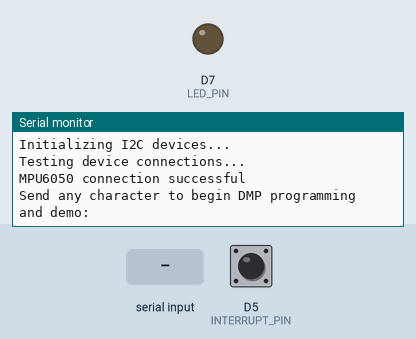
Recording of a sketch running on a simulated ESP8266 (NodeMCU). On the bench: output pins drawn as LEDs (lit = HIGH), the last lines printed to the serial monitor. The test bench sets the inputs (shaded band); at power-on: D5 (INTERRUPT_PIN) LOW. The sensor or clock chip raises its interrupt line as the real part does.

Above: at 0.8 s.
0.9 s: "1\n" received over Serial
At 1.0 s:
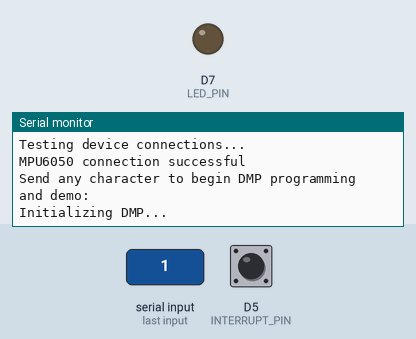
At 1.66 s:
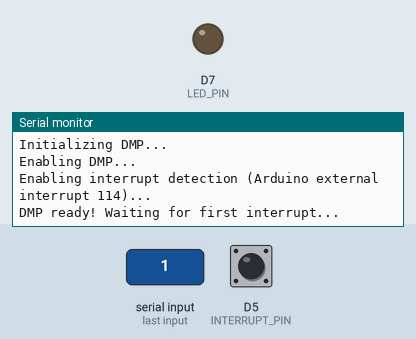

The sketch:

server.ino
```cpp
// I2C device class (I2Cdev) demonstration Arduino sketch for MPU6050 class using DMP (MotionApps v2.0)
// 6/21/2012 by Jeff Rowberg <jeff@rowberg.net>
// Updates should (hopefully) always be available at https://github.com/jrowberg/i2cdevlib
//
// Changelog:
//      2016-04-18 - Eliminated a potential infinite loop
//      2013-05-08 - added seamless Fastwire support
//                 - added note about gyro calibration
//      2012-06-21 - added note about Arduino 1.0.1 + Leonardo compatibility error
//      2012-06-20 - improved FIFO overflow handling and simplified read process
//      2012-06-19 - completely rearranged DMP initialization code and simplification
//      2012-06-13 - pull gyro and accel data from FIFO packet instead of reading directly
//      2012-06-09 - fix broken FIFO read sequence and change interrupt detection to RISING
//      2012-06-05 - add gravity-compensated initial reference frame acceleration output
//                 - add 3D math helper file to DMP6 example sketch
//                 - add Euler output and Yaw/Pitch/Roll output formats
//      2012-06-04 - remove accel offset clearing for better results (thanks Sungon Lee)
//      2012-06-01 - fixed gyro sensitivity to be 2000 deg/sec instead of 250
//      2012-05-30 - basic DMP initialization working

/* ============================================
I2Cdev device library code is placed under the MIT license
Copyright (c) 2012 Jeff Rowberg

Permission is hereby granted, free of charge, to any person obtaining a copy
of this software and associated documentation files (the "Software"), to deal
in the Software without restriction, including without limitation the rights
to use, copy, modify, merge, publish, distribute, sublicense, and/or sell
copies of the Software, and to permit persons to whom the Software is
furnished to do so, subject to the following conditions:

The above copyright notice and this permission notice shall be included in
all copies or substantial portions of the Software.

THE SOFTWARE IS PROVIDED "AS IS", WITHOUT WARRANTY OF ANY KIND, EXPRESS OR
IMPLIED, INCLUDING BUT NOT LIMITED TO THE WARRANTIES OF MERCHANTABILITY,
FITNESS FOR A PARTICULAR PURPOSE AND NONINFRINGEMENT. IN NO EVENT SHALL THE
AUTHORS OR COPYRIGHT HOLDERS BE LIABLE FOR ANY CLAIM, DAMAGES OR OTHER
LIABILITY, WHETHER IN AN ACTION OF CONTRACT, TORT OR OTHERWISE, ARISING FROM,
OUT OF OR IN CONNECTION WITH THE SOFTWARE OR THE USE OR OTHER DEALINGS IN
THE SOFTWARE.
===============================================
*/

// I2Cdev and MPU6050 must be installed as libraries, or else the .cpp/.h files
// for both classes must be in the include path of your project
#include "I2Cdev.h"

#include "MPU6050_6Axis_MotionApps20.h"
//#include "MPU6050.h" // not necessary if using MotionApps include file
#include "ESP8266WiFi.h"
#include "WiFiClient.h"

// Arduino Wire library is required if I2Cdev I2CDEV_ARDUINO_WIRE implementation
// is used in I2Cdev.h
#if I2CDEV_IMPLEMENTATION == I2CDEV_ARDUINO_WIRE
    #include "Wire.h"
#endif

// class default I2C address is 0x68
// specific I2C addresses may be passed as a parameter here
// AD0 low = 0x68 (default for SparkFun breakout and InvenSense evaluation board)
// AD0 high = 0x69
MPU6050 mpu;
//MPU6050 mpu(0x69); // <-- use for AD0 high

/* =========================================================================
   NOTE: In addition to connection 3.3v, GND, SDA, and SCL, this sketch
   depends on the MPU-6050's INT pin being connected to the Arduino's
   external interrupt #0 pin. On the Arduino Uno and Mega 2560, this is
   digital I/O pin 2.
 * ========================================================================= */

/* =========================================================================
   NOTE: Arduino v1.0.1 with the Leonardo board generates a compile error
   when using Serial.write(buf, len). The Teapot output uses this method.
   The solution requires a modification to the Arduino USBAPI.h file, which
   is fortunately simple, but annoying. This will be fixed in the next IDE
   release. For more info, see these links:

   http://arduino.cc/forum/index.php/topic,109987.0.html
   http://code.google.com/p/arduino/issues/detail?id=958
 * ========================================================================= */


// uncomment "OUTPUT_READABLE_QUATERNION" if you want to see the actual
// quaternion components in a [w, x, y, z] format (not best for parsing
// on a remote host such as Processing or something though)
//#define OUTPUT_READABLE_QUATERNION

// uncomment "OUTPUT_READABLE_EULER" if you want to see Euler angles
// (in degrees) calculated from the quaternions coming from the FIFO.
// Note that Euler angles suffer from gimbal lock (for more info, see
// http://en.wikipedia.org/wiki/Gimbal_lock)
//#define OUTPUT_READABLE_EULER

// uncomment "OUTPUT_READABLE_YAWPITCHROLL" if you want to see the yaw/
// pitch/roll angles (in degrees) calculated from the quaternions coming
// from the FIFO. Note this also requires gravity vector calculations.
// Also note that yaw/pitch/roll angles suffer from gimbal lock (for
// more info, see: http://en.wikipedia.org/wiki/Gimbal_lock)
#define OUTPUT_READABLE_YAWPITCHROLL

// uncomment "OUTPUT_READABLE_REALACCEL" if you want to see acceleration
// components with gravity removed. This acceleration reference frame is
// not compensated for orientation, so +X is always +X according to the
// sensor, just without the effects of gravity. If you want acceleration
// compensated for orientation, us OUTPUT_READABLE_WORLDACCEL instead.
//#define OUTPUT_READABLE_REALACCEL

// uncomment "OUTPUT_READABLE_WORLDACCEL" if you want to see acceleration
// components with gravity removed and adjusted for the world frame of
// reference (yaw is relative to initial orientation, since no magnetometer
// is present in this case). Could be quite handy in some cases.
//#define OUTPUT_READABLE_WORLDACCEL

// uncomment "OUTPUT_TEAPOT" if you want output that matches the
// format used for the InvenSense teapot demo
//#define OUTPUT_TEAPOT

const char* apName = "Group6";
const char* apPassword = "66661234";
IPAddress staticIP(192,168,128,1);
IPAddress gateway(192,168,128,1);
IPAddress subnet(255,255,255,0);

WiFiServer server(80);


#define INTERRUPT_PIN D5  // use pin D5 on nodeMCU
#define LED_PIN 13 // (Arduino is 13, Teensy is 11, Teensy++ is 6)
bool blinkState = false;

// MPU control/status vars
bool dmpReady = false;  // set true if DMP init was successful
uint8_t mpuIntStatus;   // holds actual interrupt status byte from MPU
uint8_t devStatus;      // return status after each device operation (0 = success, !0 = error)
uint16_t packetSize;    // expected DMP packet size (default is 42 bytes)
uint16_t fifoCount;     // count of all bytes currently in FIFO
uint8_t fifoBuffer[64]; // FIFO storage buffer

// orientation/motion vars
Quaternion q;           // [w, x, y, z]         quaternion container
VectorInt16 aa;         // [x, y, z]            accel sensor measurements
VectorInt16 aaReal;     // [x, y, z]            gravity-free accel sensor measurements
VectorInt16 aaWorld;    // [x, y, z]            world-frame accel sensor measurements
VectorFloat gravity;    // [x, y, z]            gravity vector
float euler[3];         // [psi, theta, phi]    Euler angle container
float ypr[3];           // [yaw, pitch, roll]   yaw/pitch/roll container and gravity vector

// packet structure for InvenSense teapot demo
uint8_t teapotPacket[14] = { '$', 0x02, 0,0, 0,0, 0,0, 0,0, 0x00, 0x00, '\r', '\n' };


// ================================================================
// ===               INTERRUPT DETECTION ROUTINE                ===
// ================================================================

volatile bool mpuInterrupt = false;     // indicates whether MPU interrupt pin has gone high
void ICACHE_RAM_ATTR dmpDataReady() {
    mpuInterrupt = true;
}


// ================================================================
// ===                      INITIAL SETUP                       ===
// ================================================================

void setup() {
    // join I2C bus (I2Cdev library doesn't do this automatically)
    #if I2CDEV_IMPLEMENTATION == I2CDEV_ARDUINO_WIRE
        Wire.begin();
        Wire.setClock(400000); // 400kHz I2C clock. Comment this line if having compilation difficulties
    #elif I2CDEV_IMPLEMENTATION == I2CDEV_BUILTIN_FASTWIRE
        Fastwire::setup(400, true);
    #endif

    // initialize serial communication
    // (115200 chosen because it is required for Teapot Demo output, but it's
    // really up to you depending on your project)
    Serial.begin(115200);
    while (!Serial); // wait for Leonardo enumeration, others continue immediately

    // NOTE: 8MHz or slower host processors, like the Teensy @ 3.3V or Arduino
    // Pro Mini running at 3.3V, cannot handle this baud rate reliably due to
    // the baud timing being too misaligned with processor ticks. You must use
    // 38400 or slower in these cases, or use some kind of external separate
    // crystal solution for the UART timer.

    WiFi.mode(WIFI_AP);

    Serial.print("Setting soft-AP configuration ... ");
    Serial.println(WiFi.softAPConfig(staticIP, gateway, subnet) ? "Ready" : "Failed!");

    Serial.print("Setting soft-AP ... ");
    Serial.println(WiFi.softAP(apName, apPassword) ? "Ready" : "Failed!");

    Serial.print("Soft-AP IP address = ");
    Serial.println(WiFi.softAPIP());

    Serial.printf("Stations connected to soft-AP = %d\n", WiFi.softAPgetStationNum());

    server.begin();

    // initialize device
    Serial.println(F("Initializing I2C devices..."));
    mpu.initialize();
    pinMode(INTERRUPT_PIN, INPUT);

    // verify connection
    Serial.println(F("Testing device connections..."));
    Serial.println(mpu.testConnection() ? F("MPU6050 connection successful") : F("MPU6050 connection failed"));

    // wait for ready
    Serial.println(F("\nSend any character to begin DMP programming and demo: "));
    while (Serial.available() && Serial.read()); // empty buffer
    while (!Serial.available());                 // wait for data
    while (Serial.available() && Serial.read()); // empty buffer again

    // load and configure the DMP
    Serial.println(F("Initializing DMP..."));
    devStatus = mpu.dmpInitialize();

    // supply your own gyro offsets here, scaled for min sensitivity
    mpu.setXGyroOffset(220);
    mpu.setYGyroOffset(76);
    mpu.setZGyroOffset(-85);
    mpu.setZAccelOffset(1788); // 1688 factory default for my test chip

    // make sure it worked (returns 0 if so)
    if (devStatus == 0) {
        // turn on the DMP, now that it's ready
        Serial.println(F("Enabling DMP..."));
        mpu.setDMPEnabled(true);

        // enable Arduino interrupt detection
        Serial.print(F("Enabling interrupt detection (Arduino external interrupt "));
        Serial.print(digitalPinToInterrupt(INTERRUPT_PIN));
        Serial.println(F(")..."));
        attachInterrupt(digitalPinToInterrupt(INTERRUPT_PIN), dmpDataReady, RISING);
        mpuIntStatus = mpu.getIntStatus();

        // set our DMP Ready flag so the main loop() function knows it's okay to use it
        Serial.println(F("DMP ready! Waiting for first interrupt..."));
        dmpReady = true;

        // get expected DMP packet size for later comparison
        packetSize = mpu.dmpGetFIFOPacketSize();
    } else {
        // ERROR!
        // 1 = initial memory load failed
        // 2 = DMP configuration updates failed
        // (if it's going to break, usually the code will be 1)
        Serial.print(F("DMP Initialization failed (code "));
        Serial.print(devStatus);
        Serial.println(F(")"));
    }

    // configure LED for output
    pinMode(LED_PIN, OUTPUT);
}


// ================================================================
// ===                    MAIN PROGRAM LOOP                     ===
// ================================================================

void loop() {
    // if programming failed, don't try to do anything
    if (!dmpReady) return;

    // wait for MPU interrupt or extra packet(s) available
    while (!mpuInterrupt && fifoCount < packetSize) {
        if (mpuInterrupt && fifoCount < packetSize) {
          // try to get out of the infinite loop
          fifoCount = mpu.getFIFOCount();
        }
        // other program behavior stuff here
        // .
        // .
        // .
        // if you are really paranoid you can frequently test in between other
        // stuff to see if mpuInterrupt is true, and if so, "break;" from the
        // while() loop to immediately process the MPU data
        // .
        // .
        // .
    }

    // reset interrupt flag and get INT_STATUS byte
    mpuInterrupt = false;
    mpuIntStatus = mpu.getIntStatus();

    // get current FIFO count
    fifoCount = mpu.getFIFOCount();

    WiFiClient client = server.available();
    if (!client){
        Serial.println("Wait for client...");
        delay(100);
        return ;
    }

    Serial.println("A new client is connected!");

    while(client.connected()) {
        // check for overflow (this should never happen unless our code is too inefficient)
        if ((mpuIntStatus & _BV(MPU6050_INTERRUPT_FIFO_OFLOW_BIT)) || fifoCount >= 1024) {
            // reset so we can continue cleanly
            mpu.resetFIFO();
            fifoCount = mpu.getFIFOCount();
            Serial.println(F("FIFO overflow!"));

        // otherwise, check for DMP data ready interrupt (this should happen frequently)
        } else if (mpuIntStatus & _BV(MPU6050_INTERRUPT_DMP_INT_BIT)) {
            // wait for correct available data length, should be a VERY short wait
            while (fifoCount < packetSize) fifoCount = mpu.getFIFOCount();

            // read a packet from FIFO
            mpu.getFIFOBytes(fifoBuffer, packetSize);

            // track FIFO count here in case there is > 1 packet available
            // (this lets us immediately read more without waiting for an interrupt)
            fifoCount -= packetSize;

            #ifdef OUTPUT_READABLE_QUATERNION
                // display quaternion values in easy matrix form: w x y z
                mpu.dmpGetQuaternion(&q, fifoBuffer);
                Serial.print("quat\t");
                Serial.print(q.w);
                Serial.print("\t");
                Serial.print(q.x);
                Serial.print("\t");
                Serial.print(q.y);
                Serial.print("\t");
                Serial.println(q.z);
            #endif

            #ifdef OUTPUT_READABLE_EULER
                // display Euler angles in degrees
                mpu.dmpGetQuaternion(&q, fifoBuffer);
                mpu.dmpGetEuler(euler, &q);
                Serial.print("euler\t");
                Serial.print(euler[0] * 180/M_PI);
                Serial.print("\t");
                Serial.print(euler[1] * 180/M_PI);
                Serial.print("\t");
                Serial.println(euler[2] * 180/M_PI);
            #endif

            #ifdef OUTPUT_READABLE_YAWPITCHROLL
                // display Euler angles in degrees
                mpu.dmpGetQuaternion(&q, fifoBuffer);
                mpu.dmpGetGravity(&gravity, &q);
                mpu.dmpGetYawPitchRoll(ypr, &q, &gravity);
                Serial.print("ypr\t");
                Serial.print(ypr[0] * 180/M_PI);
                Serial.print("\t");
                Serial.print(ypr[1] * 180/M_PI);
                Serial.print("\t");
                Serial.println(ypr[2] * 180/M_PI);
            #endif

            #ifdef OUTPUT_READABLE_REALACCEL
                // display real acceleration, adjusted to remove gravity
                mpu.dmpGetQuaternion(&q, fifoBuffer);
                mpu.dmpGetAccel(&aa, fifoBuffer);
                mpu.dmpGetGravity(&gravity, &q);
                mpu.dmpGetLinearAccel(&aaReal, &aa, &gravity);
                Serial.print("areal\t");
                Serial.print(aaReal.x);
                Serial.print("\t");
                Serial.print(aaReal.y);
                Serial.print("\t");
                Serial.println(aaReal.z);
            #endif

            #ifdef OUTPUT_READABLE_WORLDACCEL
                // display initial world-frame acceleration, adjusted to remove gravity
                // and rotated based on known orientation from quaternion
                mpu.dmpGetQuaternion(&q, fifoBuffer);
                mpu.dmpGetAccel(&aa, fifoBuffer);
                mpu.dmpGetGravity(&gravity, &q);
                mpu.dmpGetLinearAccel(&aaReal, &aa, &gravity);
                mpu.dmpGetLinearAccelInWorld(&aaWorld, &aaReal, &q);
                Serial.print("aworld\t");
                Serial.print(aaWorld.x);
                Serial.print("\t");
                Serial.print(aaWorld.y);
                Serial.print("\t");
                Serial.println(aaWorld.z);
            #endif

            #ifdef OUTPUT_TEAPOT
                // display quaternion values in InvenSense Teapot demo format:
                teapotPacket[2] = fifoBuffer[0];
                teapotPacket[3] = fifoBuffer[1];
                teapotPacket[4] = fifoBuffer[4];
                teapotPacket[5] = fifoBuffer[5];
                teapotPacket[6] = fifoBuffer[8];
                teapotPacket[7] = fifoBuffer[9];
                teapotPacket[8] = fifoBuffer[12];
                teapotPacket[9] = fifoBuffer[13];
                Serial.write(teapotPacket, 14);
                teapotPacket[11]++; // packetCount, loops at 0xFF on purpose
            #endif

            // blink LED to indicate activity
            blinkState = !blinkState;
            digitalWrite(LED_PIN, blinkState);
        }
    }
}
```

Measured:
- after the input at 0.9 s, the serial monitor: prints a new line at once (image 1)
